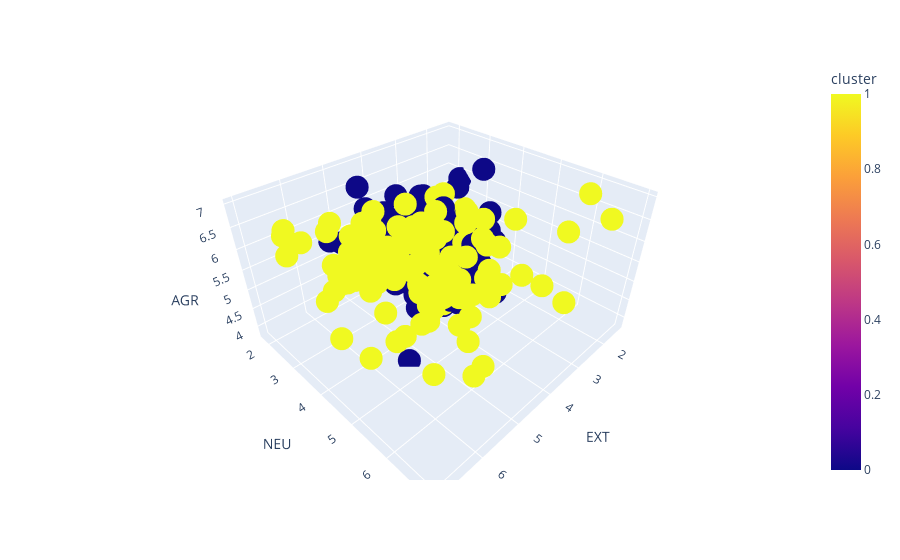

Write notebook code for a chart like this one.
### Code cell
import plotly.express as px

fig = px.scatter_3d(df_wcluster, x='EXT', y='NEU', z='AGR', color='cluster')
fig.show()

### Figure 1 — Plotly figure (JSON) as saved in the notebook; plotly's stock layout.template omitted (floating-point values rounded to 4 significant figures; data arrays with more than 128 entries replaced by an {"elided": "..."} marker saying what was removed)
{"data": [{"hovertemplate": "EXT=%{x}<br>NEU=%{y}<br>AGR=%{z}<br>cluster=%{marker.color}<extra></extra>", "legendgroup": "", "marker": {"color": {"elided": "216 int values"}, "coloraxis": "coloraxis", "symbol": "circle"}, "mode": "markers", "name": "", "scene": "scene", "showlegend": false, "type": "scatter3d", "x": {"elided": "216 float values"}, "y": {"elided": "216 float values"}, "z": {"elided": "216 float values"}}], "layout": {"coloraxis": {"colorbar": {"title": {"text": "cluster"}}, "colorscale": [[0, "#0d0887"], [0.1111, "#46039f"], [0.2222, "#7201a8"], [0.3333, "#9c179e"], [0.4444, "#bd3786"], [0.5556, "#d8576b"], [0.6667, "#ed7953"], [0.7778, "#fb9f3a"], [0.8889, "#fdca26"], [1, "#f0f921"]]}, "legend": {"tracegroupgap": 0}, "margin": {"t": 60}, "scene": {"domain": {"x": [0, 1], "y": [0, 1]}, "xaxis": {"title": {"text": "EXT"}}, "yaxis": {"title": {"text": "NEU"}}, "zaxis": {"title": {"text": "AGR"}}}}}
